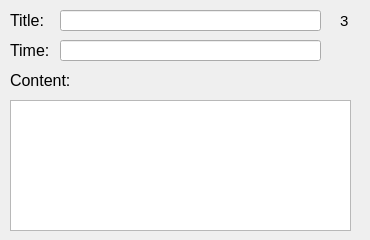
      <widget class="QWidget" name="Page3">
       <widget class="QLabel" name="label_7">
        <property name="geometry">
         <rect>
          <x>10</x>
          <y>10</y>
          <width>41</width>
          <height>21</height>
         </rect>
        </property>
        <property name="font">
         <font>
          <pointsize>12</pointsize>
         </font>
        </property>
        <property name="text">
         <string>Title:</string>
        </property>
       </widget>
       <widget class="QLabel" name="label_8">
        <property name="geometry">
         <rect>
          <x>10</x>
          <y>40</y>
          <width>41</width>
          <height>21</height>
         </rect>
        </property>
        <property name="font">
         <font>
          <pointsize>12</pointsize>
         </font>
        </property>
        <property name="text">
         <string>Time:</string>
        </property>
       </widget>
       <widget class="QLineEdit" name="title_3">
        <property name="geometry">
         <rect>
          <x>60</x>
          <y>10</y>
          <width>261</width>
          <height>21</height>
         </rect>
        </property>
        <property name="readOnly">
         <bool>true</bool>
        </property>
       </widget>
       <widget class="QLineEdit" name="time_3">
        <property name="geometry">
         <rect>
          <x>60</x>
          <y>40</y>
          <width>261</width>
          <height>21</height>
         </rect>
        </property>
        <property name="text">
         <string/>
        </property>
        <property name="readOnly">
         <bool>true</bool>
        </property>
       </widget>
       <widget class="QLabel" name="label_9">
        <property name="geometry">
         <rect>
          <x>10</x>
          <y>70</y>
          <width>71</width>
          <height>21</height>
         </rect>
        </property>
        <property name="font">
         <font>
          <pointsize>12</pointsize>
         </font>
        </property>
        <property name="text">
         <string>Content:</string>
        </property>
       </widget>
       <widget class="QLabel" name="label_33">
        <property name="geometry">
         <rect>
          <x>340</x>
          <y>10</y>
          <width>21</width>
          <height>21</height>
         </rect>
        </property>
        <property name="font">
         <font>
          <pointsize>11</pointsize>
         </font>
        </property>
        <property name="layoutDirection">
         <enum>Qt::LeftToRight</enum>
        </property>
        <property name="frameShape">
         <enum>QFrame::NoFrame</enum>
        </property>
        <property name="text">
         <string>3</string>
        </property>
       </widget>
       <widget class="QPlainTextEdit" name="plainTextEdit_3">
        <property name="geometry">
         <rect>
          <x>10</x>
          <y>100</y>
          <width>341</width>
          <height>131</height>
         </rect>
        </property>
        <property name="readOnly">
         <bool>true</bool>
        </property>
       </widget>
      </widget>
